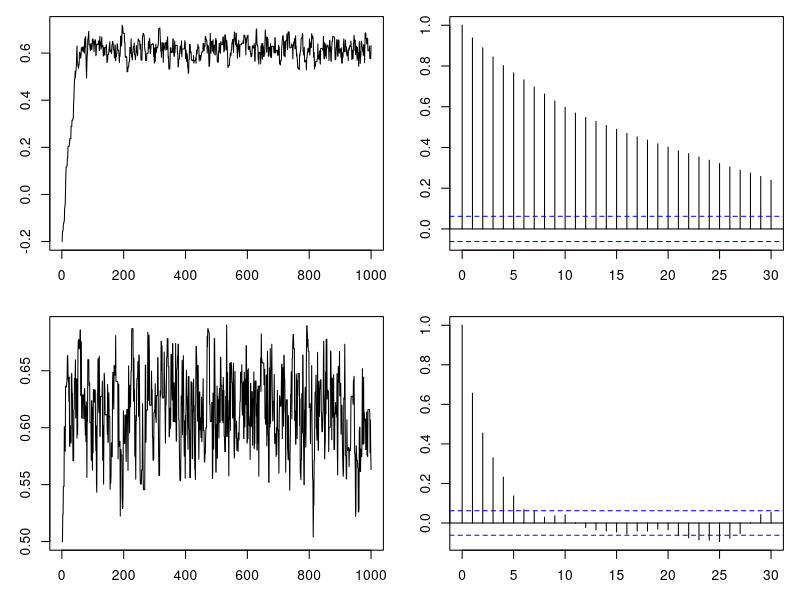
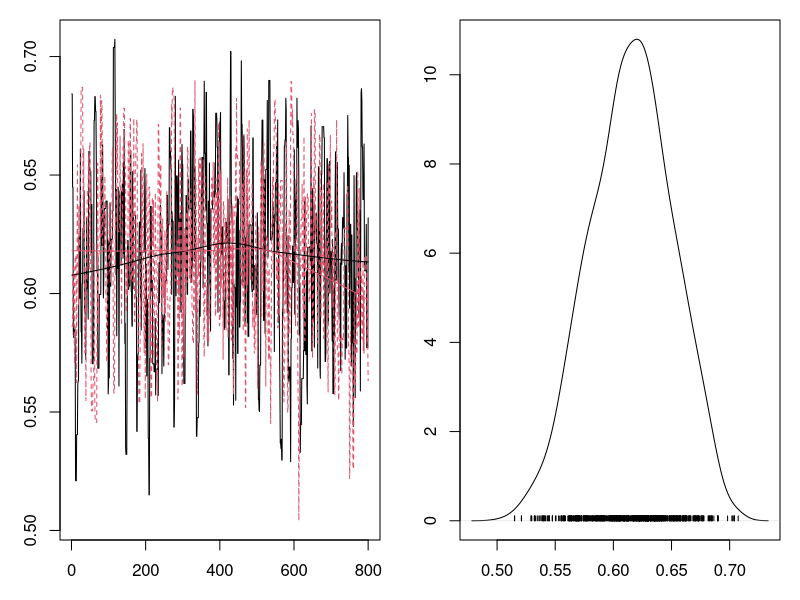
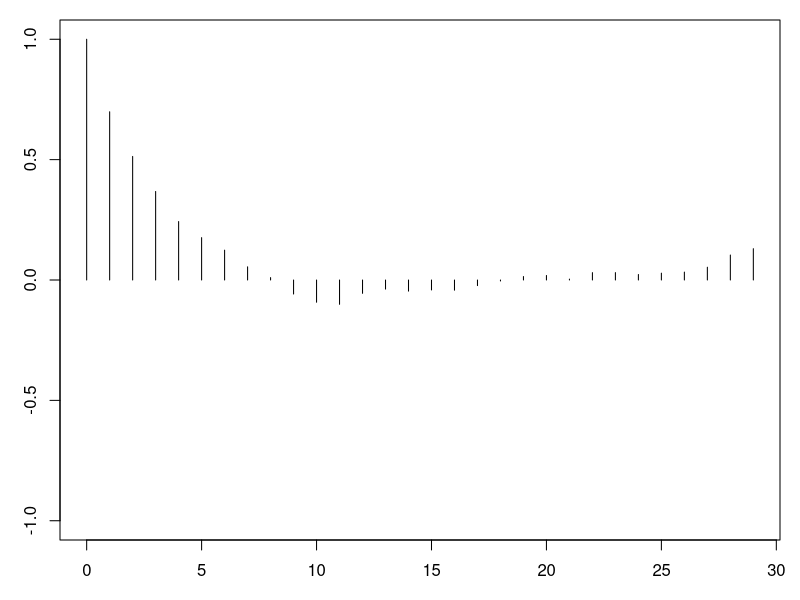
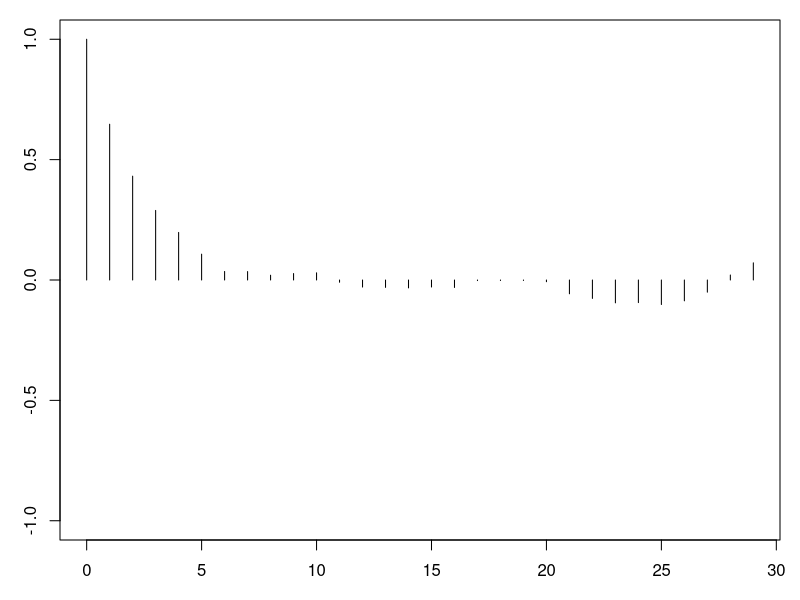
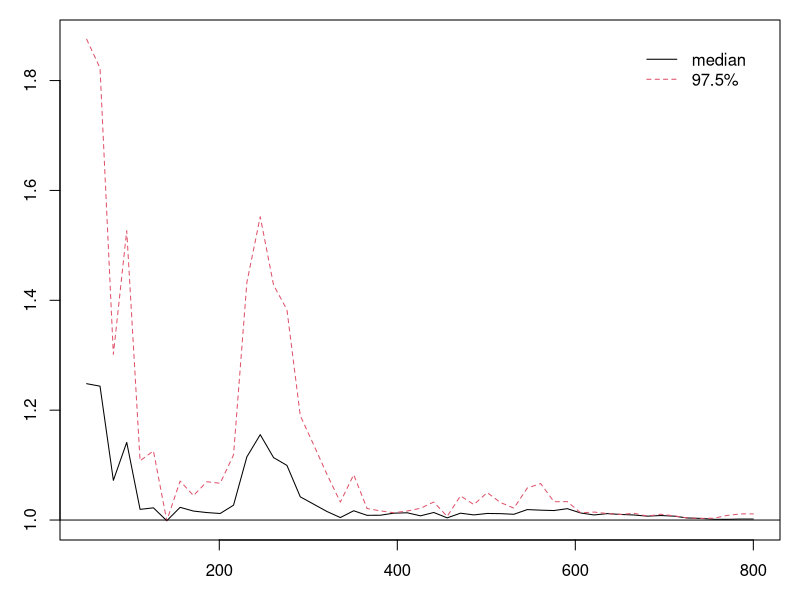

These figures' R source, in order:

#################### PSRF #################################
# an example from Chap6
# draw posterior inferenece on correlation coeff
# of the standard bivariate normal distribution
# (mu1=mu2=0, sigma1=sigma2=1)
# prior: f(\rho) \propto  (1-rho^2)(-3/2)
##########################################################

library(MASS)

# simulate data y
Sigma = matrix(c(1,0.5,0.5, 1), 2,2)
n= 200
y = round(mvrnorm(n, c(0,0),Sigma),1)


# MH algorithm to draw posterior samples of rho
# log(posterior)
logpost = function(rho,n=200){ 
  -(n+3)/2*log(1-rho^2)-
    0.5*(sum(y[,1]^2)-2*rho*sum(y[,1]*y[,2])+sum(y[,2]^2))/(1-rho^2)}

# posterior samples
MH.rho <- function(init.val= 0, M=1000)
{
  rho = matrix(init.val,M); 
  reject = 0
  for(i in 2:M)
  {
    # proposal distribution: U(rho[i-1]-0.07, rho[i-1]+0.07)
    rho.c = rho[i-1] + runif(1,-0.07,0.07)
    if(abs(rho.c)>1){
      reject = reject+1
      rho[i] = rho[i-1]}
    else{
      u = runif(1,0,1)
      if(logpost(rho.c)-logpost(rho[i-1]) >= log(u) )
        rho[i] = rho.c
      else{
        reject = reject +1
        rho[i] = rho[i-1]}
    }
  }
  print(1-reject/(M-1)) # acceptance rate
  return(rho)
}

# first chain
par(mfrow=c(2,2),mar=c(3,3,1,1))
rho.c1<- MH.rho(-0.2)
plot(1:1000, rho.c1, type="l"); 
acf(rho.c1)

# second chain
rho.c2<- MH.rho(0.5)
plot(1:1000, rho.c2, type="l"); 
acf(rho.c2)

# psrf
library(coda)

mh.list <- mcmc.list(list(mcmc(rho.c1[201:1000]),mcmc(rho.c2[201:1000])))
plot(mh.list); 
summary(mh.list); 
autocorr.plot(mh.list)
gelman.diag(mh.list)
# A potential problem with gelman.diag is that it may mis-diagnose convergence 
# if the shrink factor happens to be close to 1 by chance. 

# By calculating the shrink factor at several points in time, gelman.plot shows 
# if the shrink factorhas really converged, or whether it is still fluctuating.
gelman.plot(mh.list)

